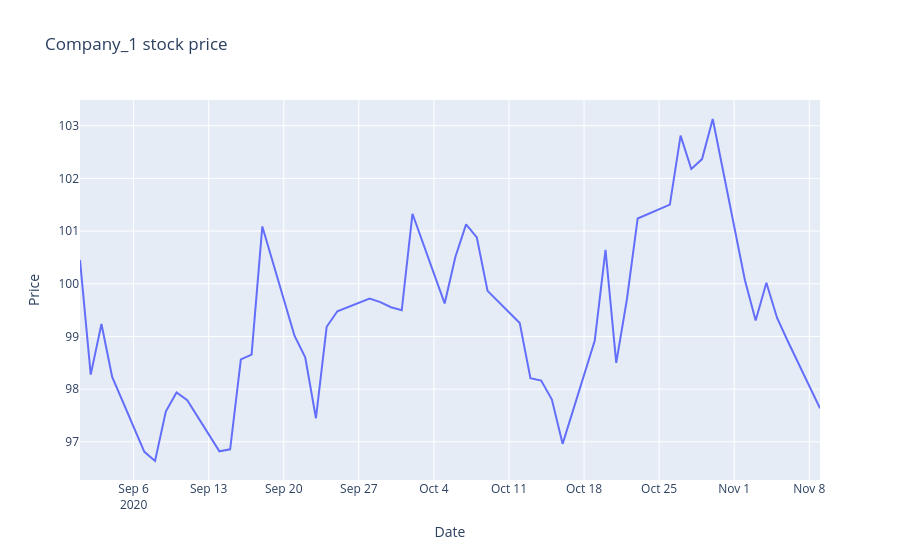

The notebook cell saved with this chart:
### Code cell
import pandas as pd
import numpy as np
import matplotlib.pyplot as plt
import plotly.express as px
import plotly.graph_objects as go
import jupyter


returns = np.random.randn(50)
price = 100 + np.cumsum(returns)
dates = pd.date_range(start='2020-09-01', periods=50, freq='B')
df = pd.DataFrame({'Date': dates, 'Company_A': price})

fig_px = px.line(df, x='Date', y='Company_A', title="Company_1 stock price",
                 labels={'Date':'Date','Company_A':'Price'})
fig_px.show()
